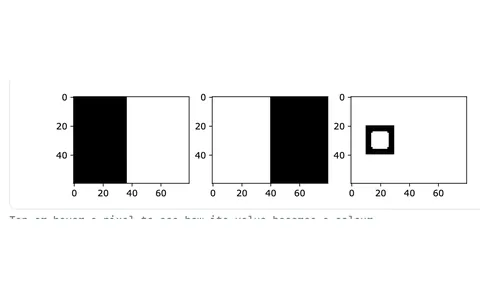
#> input picture src/assets/playground/cv2/adaptive.webp, 480 x 300 px; its folder holds only this picture in this run
$ python playground-thumbs-fit.py
#> lines starting #> are read from the running program, lines starting #| are printed output that depends on the picture
"""Frame the playground gallery thumbnails: trim the white border, centre the picture on a 16:10 white card,
save at 480x300. Run after scripts/playground-thumbs.mjs (needs Pillow)."""
import glob
import os
import sys

from PIL import Image, ImageChops

root = sys.argv[1] if len(sys.argv) > 1 else os.path.join(os.path.dirname(__file__), '../src/assets/playground')
for f in glob.glob(os.path.join(root, '*/*.webp')):
    im = Image.open(f).convert('RGB')
#> im is the input picture: PIL image 480x300 RGB; mean R, G, B 234.3, 234.3, 234.3
    box = ImageChops.difference(im, Image.new('RGB', im.size, (255, 255, 255))).convert('L').point(lambda v: 255 if v > 60 else 0).getbbox()
#> box = (10, 94, 467, 219)
    if not box:
        continue
    pad = 28
    im = im.crop((max(0, box[0] - pad), max(0, box[1] - pad), min(im.width, box[2] + pad), min(im.height, box[3] + pad)))
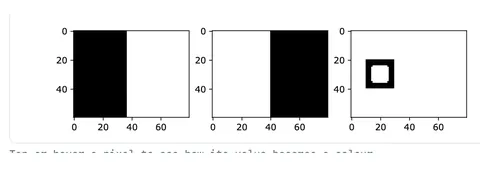
#> im: PIL image 480x181 RGB; mean R, G, B 220.7, 220.8, 220.8
    w, h = im.size
#> w = 480; h = 181
    tw, th = (w, round(w / 1.6)) if w / h >= 1.6 else (round(h * 1.6), h)
#> tw = 480; th = 300
    card = Image.new('RGB', (tw, th), (255, 255, 255))
#> card: PIL image 480x300 RGB; every value is 255
    card.paste(im, ((tw - w) // 2, (th - h) // 2))
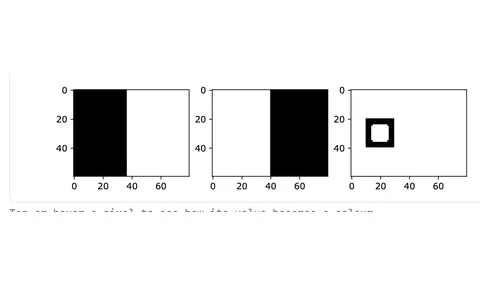
#> card: PIL image 480x300 RGB; mean R, G, B 234.3, 234.3, 234.3
#> pass 3 of the loop `for f in glob.glob(os.path.join(root, '*/*.webp')):`:
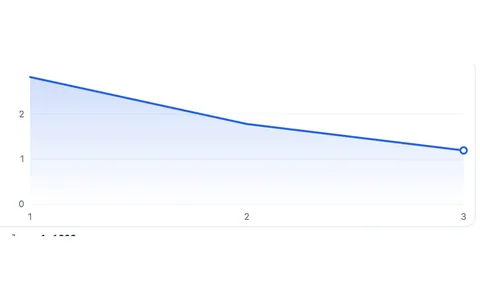
#> input picture src/assets/playground/keras/callbacks_more.webp, 480 x 300 px
#> im is the input picture: PIL image 480x300 RGB; mean R, G, B 248.9, 250.6, 253.9
#> box = (12, 76, 468, 236)
#> `im = im.crop((max(0, box[0] - pad), max(0, box[1] - pad), min(im.width..`:
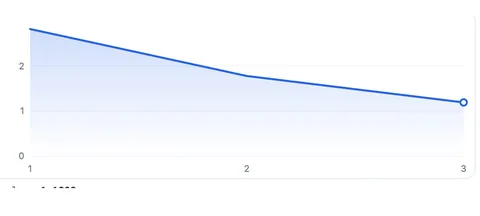
#> im: PIL image 480x216 RGB; mean R, G, B 246.6, 248.9, 253.5
#> `card.paste(im, ((tw - w) // 2, (th - h) // 2))`:
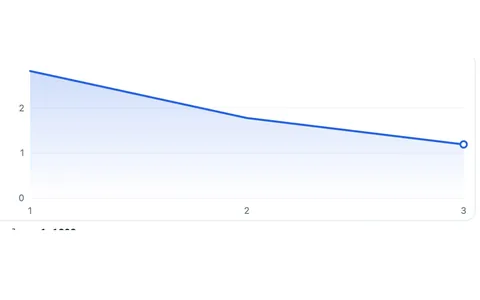
#> card: PIL image 480x300 RGB; mean R, G, B 248.9, 250.6, 253.9
    card.resize((480, 300), Image.LANCZOS).save(f, quality=82, method=6)
